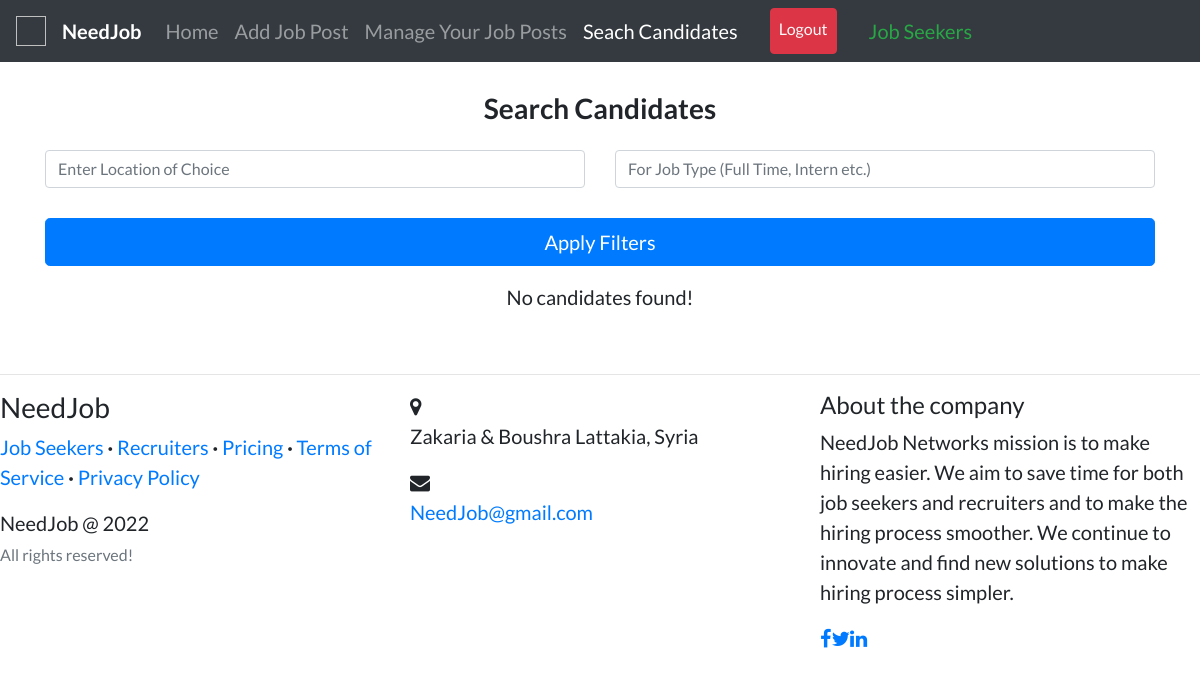
The app's page /hiring/candidate/search/ (signed in), older data.
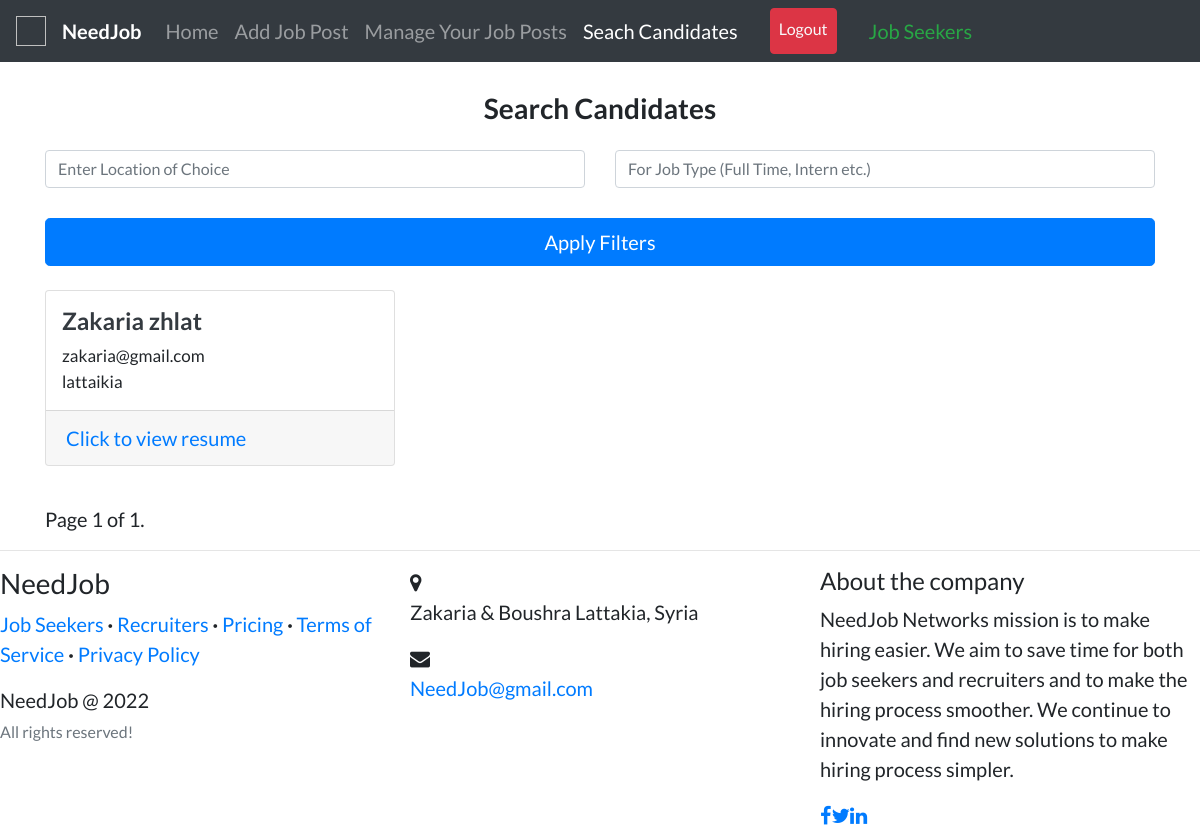
The same page, newer data.
### candidates/models.py (models this page shows, shortened)
class Profile(models.Model):
    user = models.OneToOneField(
        User, on_delete=models.CASCADE, primary_key=True, related_name='profile')
    full_name = models.CharField(max_length=200, null=True, blank=True)
    country = CountryField(null=True, blank=True)
    location = models.CharField(max_length=255, null=True, blank=True)
    picture = models.ImageField(
        upload_to='img/users', null=True, verbose_name=""
    )
    resume = models.FileField(upload_to='resumes', null=True, blank=True)
    grad_year = models.IntegerField(blank=True)
    looking_for = models.CharField(
        max_length=30, choices=CHOICES, default='Full Time', null=True)
    slug = AutoSlugField(populate_from='user', unique=True)

### accounts/models.py (models this page shows, shortened)
class User(AbstractUser):
    username = None
    email = models.EmailField(
        verbose_name='email address',
        max_length=255,
        unique=True
    )
    date_of_birth = models.DateField(default='1990-01-01')
    gender = models.CharField(max_length=1, choices=GENDER_CHOICES, blank=True)
    picture = models.ImageField(
        upload_to='img/users', null=True, verbose_name=""
    )
    phone = PhoneNumberField()
    USERNAME_FIELD = 'email'
    REQUIRED_FIELDS = ['first_name', 'last_name']
    objects = UserManager()
    """
    def save(self, **kwargs):
        if not (self.is_staff or self.is_superuser):
            password = self.password
            if password is not None:
                self.set_password(password)
            super(User, self).save(**kwargs)
            name = f"{self.first_name} {self.last_name}"
            Profile.objects.create(
                name=name, dob=self.date_of_birth, user=self)
            return self
        else:
            return super(User, self).save(**kwargs)
    """

### recruiters/views.py (the view)
# urls.py: path('candidate/search/', views.search_candidates, name='search-candidates'),
@login_required
def search_candidates(request):
    profile_list = Profile.objects.all()
    profiles = []
    for profile in profile_list:
        if profile.resume and profile.user != request.user:
            profiles.append(profile)
    rec1 = request.GET.get('r')
    rec2 = request.GET.get('s')
    if rec1 == None:
        li1 = Profile.objects.all()
    else:
        li1 = Profile.objects.filter(location__icontains=rec1)
    if rec2 == None:
        li2 = Profile.objects.all()
    else:
        li2 = Profile.objects.filter(looking_for__icontains=rec2)
    final = []
    profiles_final = []
    for i in li1:
        if i in li2:
            final.append(i)
    for i in final:
        if i in profiles:
            profiles_final.append(i)
    paginator = Paginator(profiles_final, 20)
    page_number = request.GET.get('page')
    page_obj = paginator.get_page(page_number)
    context = {
        'search_candidates_page': "active",
        'rec_navbar': 1,
        'profiles': page_obj,
    }
    return render(request, 'recruiters/candidate_search.html', context)

### templates/recruiters/candidate_search.html (shortened to what this page needs)
{% extends "accounts/layout.html" %} {% load static %} {% block content %}
<br />
<div>
  <h3 class="text-center">
    <b>Search Candidates</b>
  </h3>
  <form
    class="form-signin mt-4"
    action="{% url 'search-candidates' %}"
    method="get"
  >
    <div class="row">
      <div class="col-md-6">
        <input
          name="r"
          type="text"
          class="form-control"
          placeholder="Enter Location of Choice"
        /><br />
      </div>
      <div class="col-md-6">
        <input
          name="s"
          type="text"
          class="form-control"
          placeholder="For Job Type (Full Time, Intern etc.)"
        /><br />
      </div>
    </div>
    <div class="form-group">
      <button class="btn btn-lg btn-primary btn-block" type="submit">
        Apply Filters
      </button>
    </div>
  </form>
  {% if profiles %}
  <div class="row">
    {% for profile in profiles %}
    <div class="col-md-4">
      <div class="card card-signin my-2">
        <span class="ml-3 mt-3">
          <a href="{% url 'candidates:profile-view' profile.slug %}">
            {% if profile.full_name %}
            <h4 class="text-dark">
              <b>{{profile.full_name}}</b>
            </h4>
            {% else %}
            <h4 class="text-dark">
              <b>{{profile.user.username}}</b>
            </h4>
            {% endif %}
          </a>
          <p style="font-size: 17px">
            {{profile.user.email}}<br />{% if profile.location %}
            {{profile.location}} {% else %} {{profile.country.name}} {% endif %}
          </p>
        </span>
        <div class="card-footer">
          {% if profile.resume %}
          <a href="{{ profile.resume.url }}">Click to view resume</a>
          {% else %}
          <p>No resume available.</p>
          {% endif %}
        </div>
      </div>
    </div>
    {% endfor %}
  </div>
  <br />
  <div class="pagination">
    <span class="step-links">
      <span class="current">
        Page {{ profiles.number }} of {{ profiles.paginator.num_pages }}.
      </span>
    </span>
  </div>
  {% else %}
  <p class="text-center">No candidates found!</p>
  <br />
  {% endif %}
</div>
{% endblock content %}

Row changes from the older to the newer data that the page shows:
added Profile: full_name "Zakaria zhlat", user.email "zakaria@gmail.com", location "lattaikia"
Text that changed along with them:
{{ profiles.number }}: (not shown) → "1"
{{ profiles.paginator.num_pages }}: (not shown) → "1"
text no longer shown: "No candidates found!"
text now shown: "Page of ."
